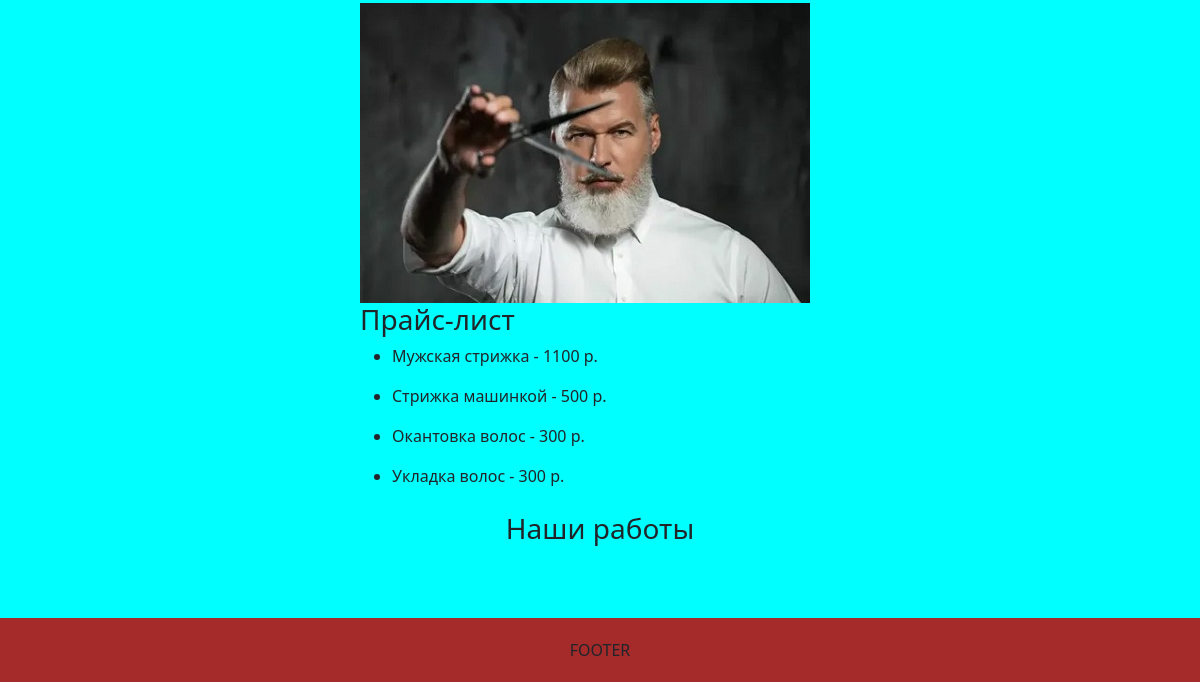
Before: / (lower part) with the older database file.
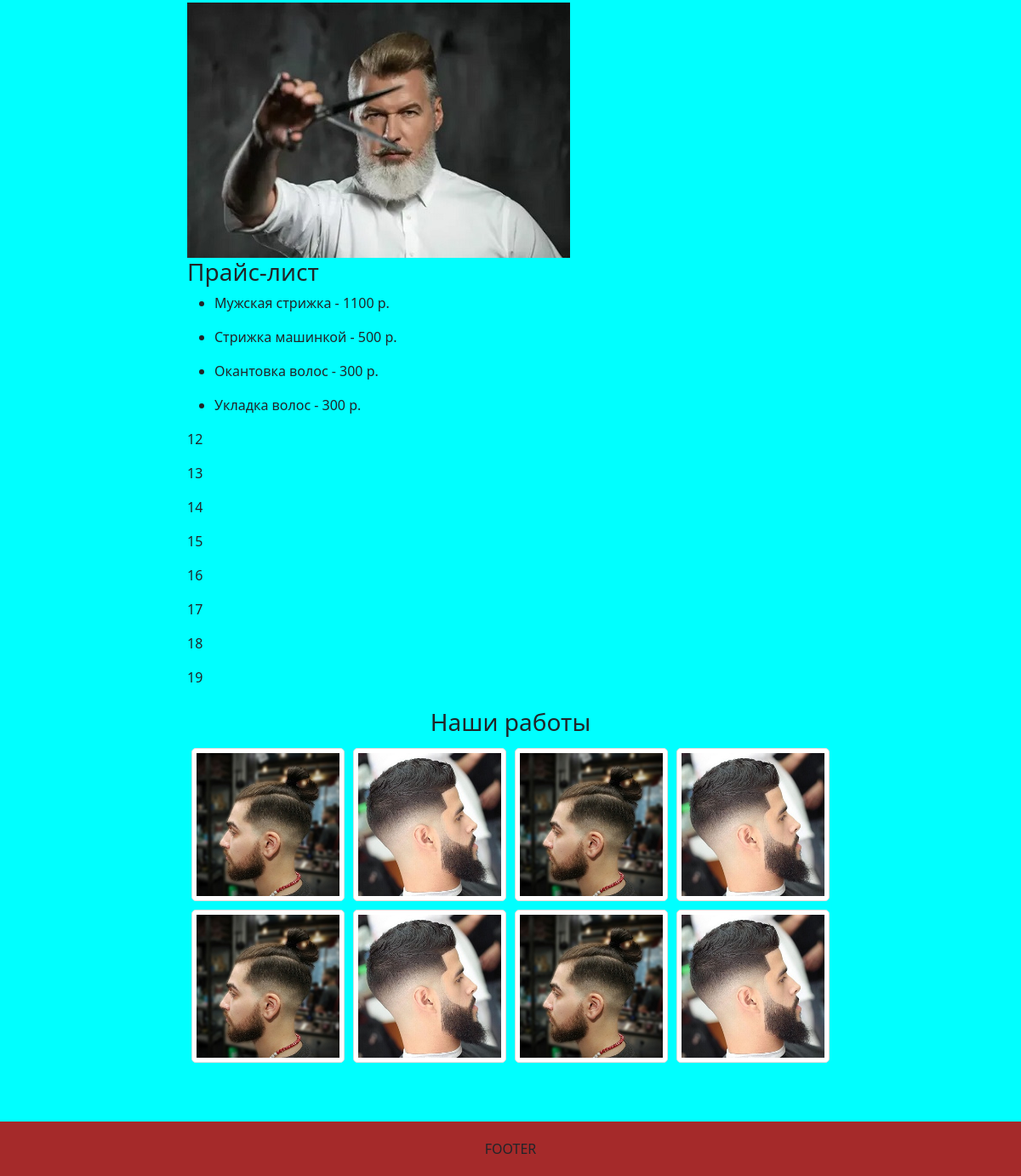
After: the same page with the newer database file.
### barbershop/models.py (models this page shows, shortened)
class Barbers(models.Model):
    barber_name = models.CharField(max_length=100, db_index=True, verbose_name="Имя")
    barber_image = models.ImageField(upload_to='barbers/images/')
    created = models.DateTimeField(auto_now_add=True, verbose_name="Был добавлен")
    def __str__(self):
        return self.barber_name
    class Meta:
        verbose_name = 'Барбера'
        verbose_name_plural = 'Барберы'
        ordering = ['-created']

class Price(models.Model):
    service = models.CharField(max_length=200, db_index=True, verbose_name="Название услуги")
    price = models.IntegerField(default=0, null=True, blank=True, verbose_name="Цена")
    class Meta:
        verbose_name = 'Стрижка'
        verbose_name_plural = 'Прайс-лист'
        ordering = ['-price']

class Portfolio(models.Model):
    image_small = models.ImageField(upload_to='portfolio/images/', blank=True, null=True, verbose_name="Фото маленькое")
    image_big = models.ImageField(upload_to='portfolio/images/', blank=True, null=True, verbose_name="Фото большое")
    end_photo_title = models.CharField(max_length=200, blank=True, null=True, verbose_name="Название большого фото")
    barber = models.ForeignKey(Barbers, on_delete=models.SET_NULL, blank=True, null=True, verbose_name="Барбер")
    class Meta:
        verbose_name = 'Фото мастера'
        verbose_name_plural = 'Фото мастеров'

### barbershop/views.py (the view)
# urls.py: path('', views.barbershop, name='barbershop')
def barbershop(request):
    barbers = Barbers.objects.all()
    price_list = Price.objects.all()
    portfolio = Portfolio.objects.all()
    dict_obj = {
        'barbers': barbers,
        'price_list': price_list,
        'portfolio': portfolio
    }
    return render(request, 'barbershop/barbershop.html', dict_obj)

### barbershop/templates/barbershop/barbershop.html (shortened to what this page needs)
{% extends 'barbershop/base.html' %}
{% block content %}
    <section id="our_barbers">
        {% for barber in barbers %}
        <img src="{{ barber.barber_image.url }}" alt="">
    {% endfor %}
    </section>
    <section id="price_list">
        <h3>Прайс-лист</h3>
        <ul>
        {% for price in price_list %}
            <li>
                <p>{{ price.service}} - {{ price.price}} р.</p>
            </li>
        {% endfor %}
        </ul>
    </section>
    {% for port in portfolio %}
    <p>{{port.id}}</p>
    {% endfor %}
    <div class="container">
        <h1 class="h3 text-center my-4">
        <section id="portfolio">
            <h3>Наши работы</h3>
            <div class="row">
                {% for port in portfolio %}
                <div class="col-lg-3 col-md-4 col-6 thumb">
                    <a data-fancybox="gallery" href="../../../media/portfolio/images/{{port.end_photo_title}}.jpg">
                        <img class="img-fluid" src="{{ port.image_small.url }}" alt="">
                    </a>
                </div>
                {% endfor %}
            </div>
        </section>
    </div>
{% endblock %}

### barbershop/templates/barbershop/base.html (shortened to what this page needs)
{% load static %}
<!DOCTYPE html>
<html lang="en">
<head>
    <link rel="stylesheet" href="https://maxcdn.bootstrapcdn.com/bootstrap/4.0.0/css/bootstrap.min.css">
    <link href="https://cdn.jsdelivr.net/npm/bootstrap@5.0.2/dist/css/bootstrap.min.css" rel="stylesheet">
    <link rel="stylesheet" href="../../static/css/jquery.fancybox.min.css">
    <link rel="stylesheet" href="{% static 'css/style.css' %}">
</head>
<body>
<div class="wrapper">
<main class="main">
    {% block content %}
    {% endblock %}
</main>
<footer class="footer">FOOTER</footer>
</div>
</body>
</html>

### barbershop/templates/barbershop/navbar.html (shortened to what this page needs)
{% load static %}

### barbershop/static/css/style.css (style rules this page uses)
body { background-color: aqua; }
.wrapper { overflow: hidden; min-height: 100vh; display: flex; flex-direction: column; }
.header, footer { background-color: brown; padding: 20px; text-align: center; }
.main { max-width: 800px; margin: 0 auto; padding: 40px 20px; flex: 1 1 auto; }
.thumb img { -webkit-filter: grayscale(0); filter: none; border-radius: 5px; background-color: #fff; border: 1px solid #ddd; padding: 5px; }
.thumb { padding: 5px; }

Changed rows visible on the page:
added Portfolio: id "12", image_small (picture)
added Portfolio: id "13", image_small (picture)
added Portfolio: id "14", image_small (picture)
added Portfolio: id "15", image_small (picture)
added Portfolio: id "16", image_small (picture)
added Portfolio: id "17", image_small (picture)
added Portfolio: id "18", image_small (picture)
added Portfolio: id "19", image_small (picture)
